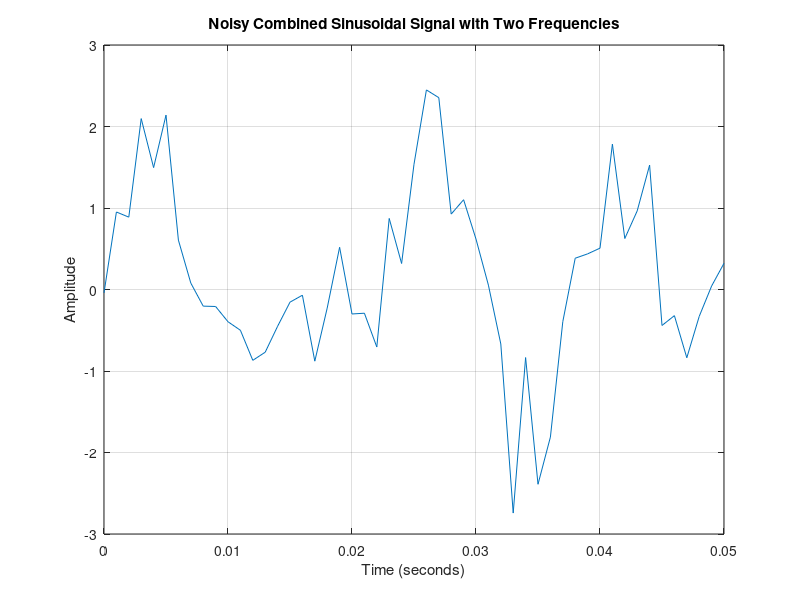

This figure's MATLAB source:
A1 = 1;          % Amplitude
f1 = 50;         % Frequency in Hz

A2 = 1;        % Amplitude
f2 = 80;        % Frequency in Hz

fs = 1000;       % Sampling frequency (in Hz)
duration = 1;    % Duration of the signal in seconds

t = 0:1/fs:0.05; % Time vector from 0 to 0.05 seconds with the given sampling frequency
display(t)

% Generate the two sinusoidal signals
x1 = A1 * sin(2 * pi * f1 * t);   % First sine wave
x2 = A2 * sin(2 * pi * f2 * t);   % Second sine wave


combined_signal = x1 + x2;


% Adding random noise (Normal distribution noise with mean 0 and std dev 0.5)
noise = 0.5 * randn(size(t));  % Standard normal noise scaled by 0.5
noisy_signal = combined_signal + noise;

% Plot the noisy signal
figure;
plot(t, noisy_signal);
title('Noisy Combined Sinusoidal Signal with Two Frequencies');
xlabel('Time (seconds)');
ylabel('Amplitude');
grid on;